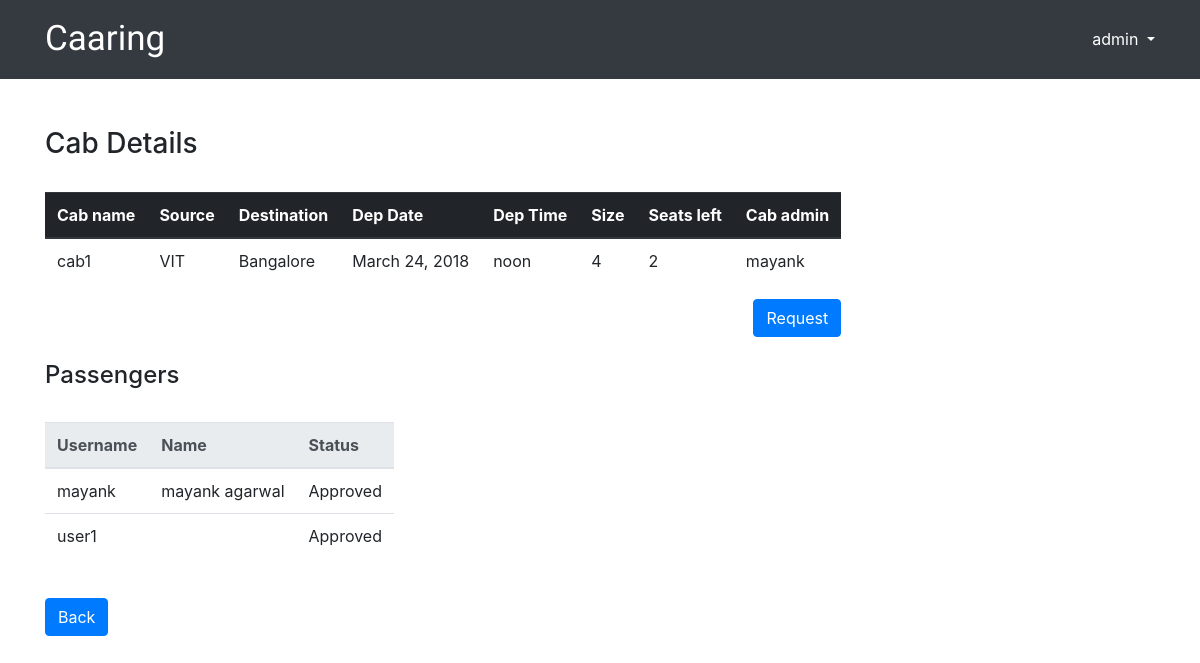
The app's page /cabs/cab1/ (signed in) with its own data.
### caaring/models.py (models this page shows, shortened)
class User(AbstractUser):
    GENDER_CHOICES=(
        ('Male','Male'),
        ('Female','Female')
    )
    gender=models.CharField(max_length=10,choices=GENDER_CHOICES)
    phone_regex = RegexValidator(regex=r'^\d{10}$', message="Phone number must be of 10 digits")
    phone_number = models.CharField(validators=[phone_regex], max_length=10, blank=False)

class Cab(models.Model):
    PLACE_CHOICES=(
        ('VIT','VIT VELLORE'),
        ('Bangalore','BANGALORE'),
        ('Chennai','CHENNAI'),
        ('Hyderabad','HYDERABAD')
    )
    name_regex=RegexValidator(regex=r'^[-.@+\w]+$',message="Field can contain only a-z , A-Z , 0-9 , _ , . , @ , - , + ",code='invalid name')
    name=models.CharField(max_length=25,unique=True,validators=[name_regex])
    source=models.CharField(max_length=10,choices=PLACE_CHOICES)
    destination=models.CharField(max_length=10,choices=PLACE_CHOICES)
    dep_date=models.DateField(help_text='Input in format "YYYY-mm-dd"')
    dep_time=models.TimeField(help_text='Input in format "HH:MM"')
    size=models.IntegerField(validators=[MaxValueValidator(7), MinValueValidator(3)])
    seats_left=models.IntegerField()
    created_at=models.DateTimeField(auto_now_add=True)
    cab_admin=models.ForeignKey(User,related_name="cab_admin",on_delete=models.CASCADE,default=None)

class Passenger(models.Model):
    STATUS_CHOICES=(
        (APPROVED,'APPROVED'),
        (DECLINED,'DECLINED'),
        (REQUESTED,'REQUESTED')
    )
    is_admin=models.BooleanField(default=False)
    approval_status=models.CharField(max_length=10,choices=STATUS_CHOICES)
    user=models.ForeignKey(settings.AUTH_USER_MODEL,related_name="user")
    of_cab=models.ForeignKey(Cab,related_name="of_cab")

### caaring/views.py (the view)
# urls.py: url(r'^cabs/(?P<name>[\w.@+-]+)/$', views.Cab_detail,name='cab_detail'),
@login_required
def Cab_detail(request,name):
    try:
        permission=False
        cab = Cab.objects.get(name=name)
        passengers=Passenger.objects.filter(of_cab=cab)
        try:
            curr_pass=passengers.get(user=request.user)
            if curr_pass.approval_status == APPROVED:
                permission=True
                button=False
            elif curr_pass.approval_status == REQUESTED:
                button=False
            else:
                button=True
        except:
            button=True
    except Cab.DoesNotExist:
        raise Http404
    return render(request, 'cab_detail.html', {'cab': cab,'button':button,
                                               'passengers':passengers,
                                               'user':request.user,
                                               'APPROVED':APPROVED,
                                               'REQUESTED':REQUESTED,
                                               'DECLINED':DECLINED,
                                               'permission':permission})

### templates/cab_detail.html (shortened to what this page needs)
{% extends 'base.html' %}
{% block content %}
<br>
<h3>Cab Details</h3>
<br>
<div style="display:inline-block; text-align:right;">
      <table class="table table-responsive">
        <thead class="thead-dark">
          <tr>
            <th scope="col">Cab name</th>
              <th scope="col">Source</th>
              <th scope="col">Destination</th>
              <th scope="col">Dep Date</th>
              <th scope="col">Dep Time</th>
              <th scope="col">Size</th>
              <th scope="col">Seats left</th>
            <th scope="col">Cab admin</th>
          </tr>
        </thead>
        <tbody>
            <tr>
              <td>
                {{ cab.name }}
              </td>
                <td>{{ cab.source }}</td>
                <td>{{ cab.destination }}</td>
                <td>{{ cab.dep_date }}</td>
                <td>{{ cab.dep_time }}</td>
                <td>{{ cab.size }}</td>
                <td>{{ cab.seats_left }}</td>
              <td>{{ cab.cab_admin.username }}</td>
            </tr>
        </tbody>
      </table>
    {% if button %}
    {% if cab.seats_left > 0 %}
<a class="btn btn-primary btn-xl js-scroll-trigger " href="{% url 'request_pass' cab.name %}">Request</a>
    {% else %}
   <div class="alert alert-danger col-lg-2 offset-lg-10">
   Cab is full.
</div>
    {% endif %}
    {% endif %}
</div>
<div>
    <br>
<h4>Passengers</h4>
<br>
  <table class="table table-responsive">
        <thead class="thead-light">
          <tr>
            <th scope="col">Username</th>
              <th scope="col">Name</th>
            <th scope="col">Status</th>
          </tr>
        </thead>
        <tbody>
        {% if cab.cab_admin == user or permission %}
       {% include 'includes/cab_admin_view.html' %}
        {% else %}
        {% include 'includes/cab_pass_view.html' %}
        {% endif %}
        </tbody>
      </table>
    </div>
<br>
<a class="btn btn-primary btn-xl js-scroll-trigger " href="{% url 'home' %}">Back</a>
{% endblock %}

### templates/base.html (shortened to what this page needs)
{% load static %}
<html>
<head>
    <link rel="stylesheet" href="{% static 'css/bootstrap.min.css' %}">
    <link rel="stylesheet" href="{% static 'css/app.css' %}">
</head>
<body>
{% block body %}
<nav class="navbar navbar-expand-lg navbar-dark bg-dark">
      <div class="container">
        <a class="navbar-brand" href="{% url 'home' %}">Caaring</a>
      <div class="collapse navbar-collapse" id="mainMenu">
          {% if user.is_authenticated %}
        <ul class="navbar-nav ml-auto">
          <li class="nav-item">
              <li class="dropdown">
            <a style="color:#fff" href="#" class="dropdown-toggle" data-toggle="dropdown" role="button" aria-haspopup="true" aria-expanded="false">{{ user.username }}
            </a>
          </li>
          </li>
        </ul>
          {% else %}
        <form class="form-inline ml-auto" style="margin-top:10px">
          <a href="{% url 'login' %}" class="btn btn-secondary">Log in</a>
          <a href="{% url 'signup' %}" class="btn btn-primary ml-2">Sign up</a>
        </form>
           {% endif %}
      </div>
      </div>
</nav>
    <div class="container">
        <br>
      {% block content %}
      {% endblock %}
    </div>
{% endblock body %}
</body>
</html>

### templates/includes/cab_pass_view.html
{% for pass in passengers %}
{% if pass.approval_status == 'Approved' or pass.user == user %}
            <tr>
              <td>
                {{ pass.user.username }}
              </td>
                <td>
                {{ pass.user.get_full_name }}
              </td>
              <td>{{ pass.approval_status }}</td>
            </tr>
{% endif %}
        {% endfor %}

### caaring/static/css/app.css (style rules this page uses)
.navbar-brand { font-family:'Faster One', cursive; font-size:35px; }

### records on screen
User: username "admin"
Cab: name "cab1", source "VIT", destination "Bangalore", dep_date "March 24, 2018", dep_time "noon", size "4", seats_left "2", cab_admin.username "mayank"
Passenger: user.username "mayank", user.get_full_name "mayank agarwal", approval_status "Approved"
Passenger: user.username "user1", approval_status "Approved"
